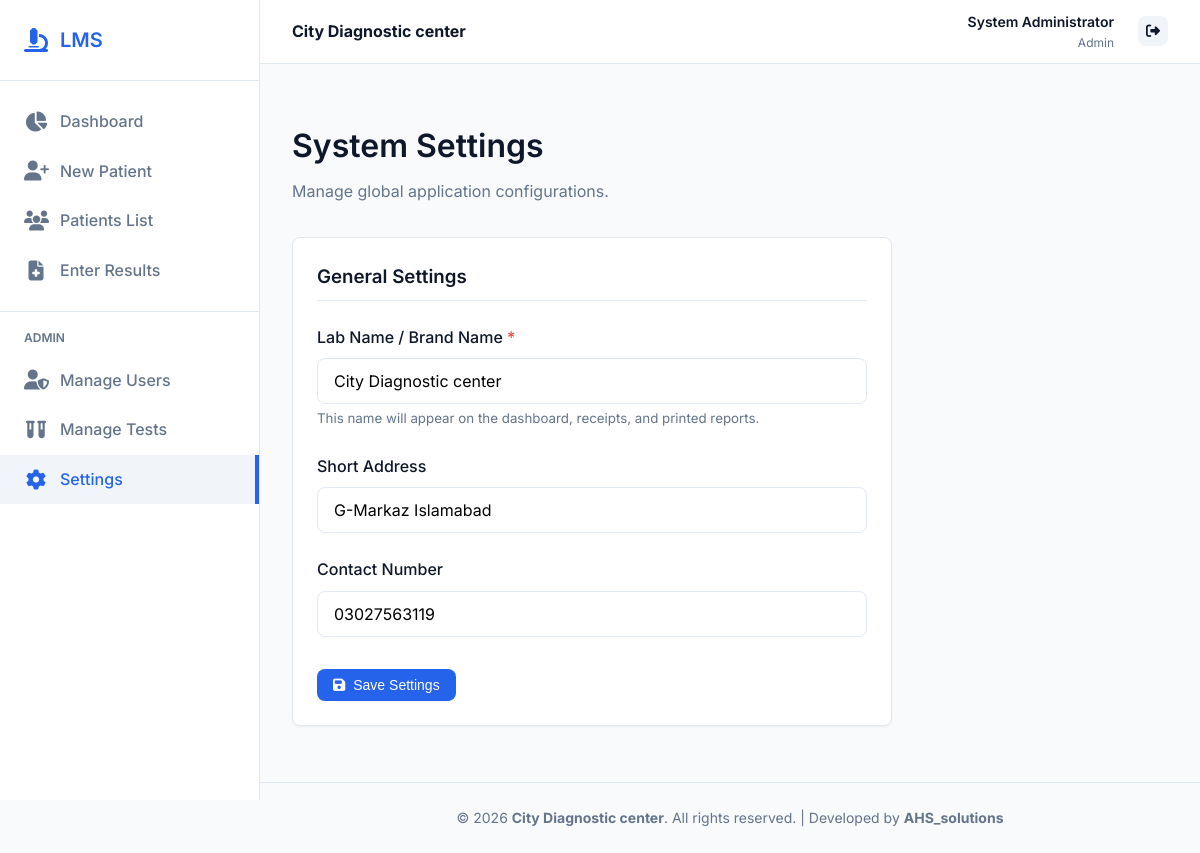
/settings (signed in), run on the app's committed database.
### models.py (models this page shows)
class Setting(db.Model):
    id = db.Column(db.Integer, primary_key=True)
    key = db.Column(db.String(50), unique=True, nullable=False)
    value = db.Column(db.String(255), nullable=False)

class User(db.Model, UserMixin):
    id = db.Column(db.Integer, primary_key=True)
    username = db.Column(db.String(50), unique=True, nullable=False)
    password_hash = db.Column(db.String(255), nullable=False)
    role = db.Column(db.String(50), nullable=False) # Admin, Receptionist, Lab Technician, Technologist, Pathologist
    name = db.Column(db.String(100), nullable=False)

### app.py (the view, shortened to what this page needs)
@app.route('/settings', methods=['GET', 'POST'])
@login_required
@role_required('Admin')
def settings():
    all_settings = {s.key: s.value for s in Setting.query.all()}
    return render_template('settings.html', settings=all_settings)

### app.py (called while the page is built)
@login_manager.user_loader
def load_user(user_id):
    return User.query.get(int(user_id))

def role_required(*roles):
    def decorator(f):
        @wraps(f)
        def decorated_function(*args, **kwargs):
            if not current_user.is_authenticated:
                return redirect(url_for('login', next=request.url))
            if current_user.role not in roles and current_user.role != 'Admin':
                flash('You do not have permission to access this page.', 'error')
                return redirect(url_for('dashboard'))
            return f(*args, **kwargs)
        return decorated_function
    return decorator

@app.context_processor
def inject_globals():
    settings = {}
    try:
        all_settings = Setting.query.all()
        settings = {s.key: s.value for s in all_settings}
    except Exception:
        pass # In case table doesn't exist yet during init
    lab_name = settings.get('lab_name', "Ideal Diagnostic Center")
    lab_address = settings.get('lab_address', "")
    lab_contact = settings.get('lab_contact', "")
    return dict(
        lab_name=lab_name,
        lab_address=lab_address,
        lab_contact=lab_contact,
        current_user=current_user,
        now=datetime.now()
    )

### templates/settings.html
{% extends "base.html" %}
{% block content %}
<div style="margin-bottom: 2rem;">
    <h1>System Settings</h1>
    <p style="color: var(--text-light);">Manage global application configurations.</p>
</div>
<div class="card" style="max-width: 600px;">
    <form method="POST">
        <h3 style="margin-bottom: 1.5rem; border-bottom: 1px solid var(--border-color); padding-bottom: 0.5rem;">General Settings</h3>
        <div class="form-group">
            <label class="form-label" for="lab_name">Lab Name / Brand Name <span style="color: var(--danger);">*</span></label>
            <input type="text" id="lab_name" name="lab_name" class="form-control" value="{{ lab_name }}" required>
            <small style="color: var(--text-light); display: block; margin-top: 0.25rem;">This name will appear on the dashboard, receipts, and printed reports.</small>
        </div>
        <div class="form-group" style="margin-top: 1rem;">
            <label class="form-label" for="lab_address">Short Address</label>
            <input type="text" id="lab_address" name="lab_address" class="form-control" value="{{ settings.get('lab_address', '') }}">
        </div>
        <div class="form-group" style="margin-top: 1rem;">
            <label class="form-label" for="lab_contact">Contact Number</label>
            <input type="text" id="lab_contact" name="lab_contact" class="form-control" value="{{ settings.get('lab_contact', '') }}">
        </div>
        <div style="margin-top: 2rem;">
            <button type="submit" class="btn btn-primary"><i class="fa-solid fa-save"></i> Save Settings</button>
        </div>
    </form>
</div>
{% endblock %}

### templates/base.html (shortened to what this page needs)
<!DOCTYPE html>
<html lang="en">
<head>
    <link rel="stylesheet" href="https://cdnjs.cloudflare.com/ajax/libs/font-awesome/6.4.0/css/all.min.css">
    <link rel="stylesheet" href="{{ url_for('static', filename='css/style.css') }}">
</head>
<body>
    <div class="app-container">
        {% if current_user.is_authenticated %}
        <aside class="sidebar no-print">
            <div class="sidebar-header">
                <i class="fa-solid fa-microscope" style="color: var(--primary-color); font-size: 1.5rem;"></i>
                <h2>LMS</h2>
            </div>
            <nav class="sidebar-nav">
                <a href="{{ url_for('dashboard') }}" class="nav-item {% if request.endpoint == 'dashboard' %}active{% endif %}">
                    <i class="fa-solid fa-chart-pie"></i>
                    Dashboard
                </a>
                {% if current_user.role in ['Admin', 'Receptionist'] %}
                <a href="{{ url_for('patient_new') }}" class="nav-item {% if 'patient_new' in request.endpoint %}active{% endif %}">
                    <i class="fa-solid fa-user-plus"></i>
                    New Patient
                </a>
                {% endif %}
                <a href="{{ url_for('results_list') }}" class="nav-item {% if 'results_list' in request.endpoint %}active{% endif %}">
                    <i class="fa-solid fa-users"></i>
                    Patients List
                </a>
                {% if current_user.role in ['Admin', 'Lab Technician', 'Technologist', 'Pathologist'] %}
                <a href="{{ url_for('results_list') }}" class="nav-item {% if 'patient_results' in request.endpoint %}active{% endif %}">
                    <i class="fa-solid fa-file-medical"></i>
                    Enter Results
                </a>
                {% endif %}
                {% if current_user.role == 'Admin' %}
                <div style="border-top: 1px solid var(--border-color); margin: 1rem 0;"></div>
                <div style="padding: 0 1.5rem; font-size: 0.75rem; font-weight: 600; color: var(--text-light); text-transform: uppercase; margin-bottom: 0.5rem;">Admin</div>
                <a href="{{ url_for('manage_users') }}" class="nav-item {% if 'manage_users' in request.endpoint %}active{% endif %}">
                    <i class="fa-solid fa-user-shield"></i>
                    Manage Users
                </a>
                <a href="{{ url_for('test_list') }}" class="nav-item {% if 'test' in request.endpoint %}active{% endif %}">
                    <i class="fa-solid fa-vials"></i>
                    Manage Tests
                </a>
                <a href="{{ url_for('settings') }}" class="nav-item {% if 'settings' in request.endpoint %}active{% endif %}">
                    <i class="fa-solid fa-cog"></i>
                    Settings
                </a>
                {% endif %}
            </nav>
        </aside>
        {% endif %}
        <main class="main-content" {% if not current_user.is_authenticated %}style="margin-left: 0;"{% endif %}>
            {% if current_user.is_authenticated %}
            <header class="topbar no-print">
                <div class="lab-brand">
                    <strong>{{ lab_name }}</strong>
                </div>
                <div class="topbar-actions" style="display: flex; align-items: center; gap: 1.5rem;">
                    <div style="text-align: right;">
                        <div style="font-weight: 600; font-size: 0.875rem;">{{ current_user.name }}</div>
                        <div style="color: var(--text-light); font-size: 0.75rem;">{{ current_user.role }}</div>
                    </div>
                    <a href="{{ url_for('logout') }}" class="btn btn-secondary btn-icon" title="Logout"><i class="fa-solid fa-right-from-bracket"></i></a>
                </div>
            </header>
            {% endif %}
            <div class="content-wrapper">
                {% block content %}{% endblock %}
            </div>
            <footer class="no-print" style="text-align: center; padding: 1.5rem; border-top: 1px solid var(--border-color); color: var(--text-light); font-size: 0.875rem; margin-top: auto;">
                &copy; 2026 <strong>{{ lab_name }}</strong>. All rights reserved. | Developed by <strong>AHS_solutions</strong>
            </footer>
        </main>
    </div>
</body>
</html>

### static/css/style.css (style rules this page uses)
:root { --primary-color: #2563eb; --primary-hover: #1d4ed8; --secondary-color: #f1f5f9; --text-dark: #0f172a; --text-light: #64748b; --bg-light: #f8fafc; --white: #ffffff; --border-color: #e2e8f0; --success: #10b981; --danger: #ef4444; --warning: #f59e0b; --shadow-sm: 0 1px 2px 0 rgb(0 0 0 / 0.05); --shadow-md: 0 4px 6px -1px rgb(0 0 0 / 0.1), 0 2px 4px -2px rgb(0 0 0 / 0.1); --shadow-lg: 0 10px 15px -3px rgb(0 0 0 / 0.1), 0 4px 6px -4px rgb(0 0 0 / 0.1); --border-radius: 8px; --transition: all 0.3s ease; }
* { margin: 0; padding: 0; box-sizing: border-box; }
body { font-family: 'Inter', sans-serif; background-color: var(--bg-light); color: var(--text-dark); line-height: 1.6; }
h1, h2, h3, h4, h5, h6 { font-weight: 600; color: var(--text-dark); margin-bottom: 0.5rem; }
a { color: var(--primary-color); text-decoration: none; transition: var(--transition); }
.app-container { display: flex; min-height: 100vh; }
.sidebar { width: 260px; background-color: var(--white); border-right: 1px solid var(--border-color); display: flex; flex-direction: column; position: fixed; height: 100vh; overflow-y: auto; z-index: 100; }
.sidebar-header { padding: 1.5rem; border-bottom: 1px solid var(--border-color); display: flex; align-items: center; gap: 0.75rem; }
.sidebar-header h2 { font-size: 1.25rem; margin: 0; color: var(--primary-color); }
.sidebar-nav { padding: 1rem 0; flex: 1; }
.nav-item { padding: 0.75rem 1.5rem; display: flex; align-items: center; gap: 0.75rem; color: var(--text-light); font-weight: 500; transition: var(--transition); }
.nav-item:hover, .nav-item.active { background-color: var(--secondary-color); color: var(--primary-color); border-right: 4px solid var(--primary-color); }
.nav-item i { font-size: 1.25rem; width: 24px; text-align: center; }
.main-content { flex: 1; margin-left: 260px; display: flex; flex-direction: column; }
.topbar { height: 64px; background-color: var(--white); border-bottom: 1px solid var(--border-color); display: flex; align-items: center; justify-content: space-between; padding: 0 2rem; position: sticky; top: 0; z-index: 90; }
.content-wrapper { padding: 2rem; flex: 1; }
.card { background-color: var(--white); border-radius: var(--border-radius); box-shadow: var(--shadow-sm); padding: 1.5rem; margin-bottom: 1.5rem; border: 1px solid var(--border-color); transition: var(--transition); }
.btn { display: inline-flex; align-items: center; justify-content: center; gap: 0.5rem; padding: 0.5rem 1rem; border-radius: var(--border-radius); font-weight: 500; cursor: pointer; transition: var(--transition); border: none; font-size: 0.875rem; }
.btn-primary { background-color: var(--primary-color); color: var(--white); }
.btn-secondary { background-color: var(--secondary-color); color: var(--text-dark); }
.btn-icon { padding: 0.5rem; }
.form-group { margin-bottom: 1.5rem; }
.form-label { display: block; margin-bottom: 0.5rem; font-weight: 500; color: var(--text-dark); }
.form-control { width: 100%; padding: 0.75rem 1rem; border: 1px solid var(--border-color); border-radius: var(--border-radius); font-family: inherit; font-size: 1rem; transition: var(--transition); }

### data on the page
Setting: value "City Diagnostic center", lab_name "City Diagnostic center"
User: name "System Administrator", role "Admin"
Setting: lab_address "G-Markaz Islamabad"
Setting: lab_contact "03027563119"
